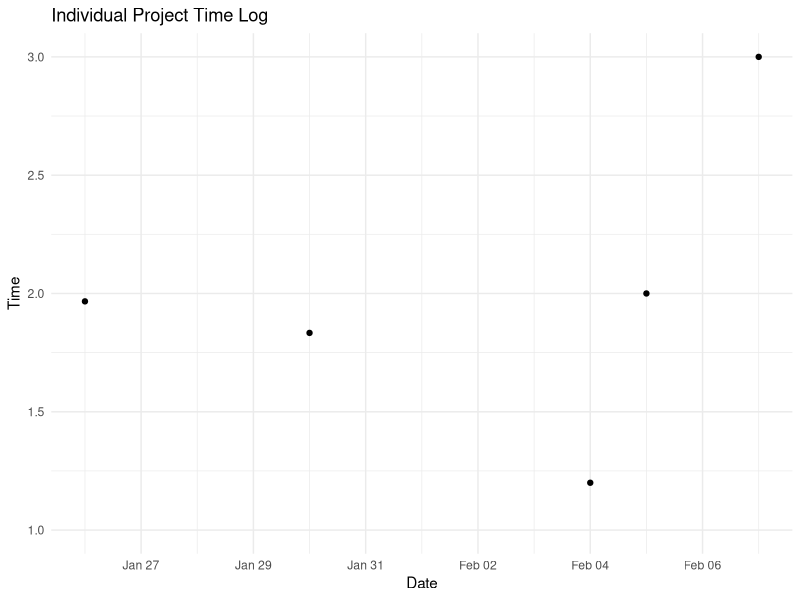
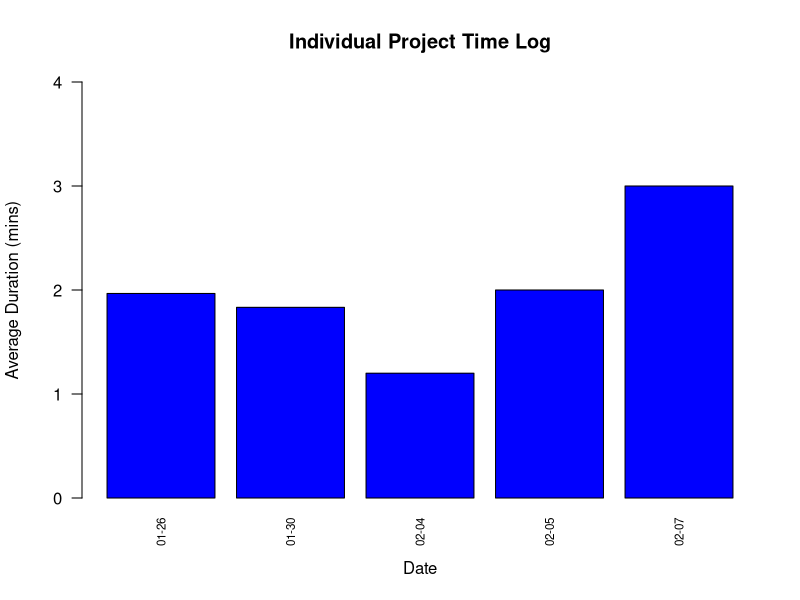

Reproduce these figures in R, in order.
# Load necessary libraries
library(dplyr)
library(lubridate)
library(ggplot2)

# Load the data
data <- read.csv("time_logs.csv")

# Split the 'TIME' column into 'Start' and 'End', assuming 'TIME' format is "2024-01-26 8:30PM - 10:28PM"
data <- data %>%
  mutate(StartTime = gsub(" - .*", "", TIME),
         EndTime = gsub(".*- ", "", TIME),
         Date = as.Date(StartTime, format="%m-%d-%Y"))

# Convert 'StartTime' and 'EndTime' to POSIXct, assuming they are in the same day
data <- data %>%
  mutate(StartTime = mdy_hm(paste(StartTime)),
         EndTime = mdy_hm(paste(substr(data$Start, 1, 11), EndTime)))

# Calculate the duration in hours or minutes
data <- data %>%
  mutate(Duration = as.numeric(difftime(EndTime, StartTime, units="hours")))  # Or use 'mins' for minutes

# View the modified data
head(data)
# Plotting the start times
ggplot(data, aes(x=Date, y=Duration)) +  # Replace 'Value' with the actual value column name
  geom_point() +  # Or geom_line() if you want to connect the points
  labs(title="Individual Project Time Log", x="Date", y="Time") +
  theme_minimal()
# Assuming 'data' is your DataFrame and it has been loaded previously
# Aggregate data to calculate average duration per week
aggregate_data <- aggregate(Duration ~ Date, data, mean, na.rm = TRUE)
# Create a bar plot
aggregate_data$FormattedDate <- format(aggregate_data$Date, "%m-%d")
y_max <- 4  # Adds 10% padding to the max value for better display
barplot(aggregate_data$Duration,
        names.arg = aggregate_data$FormattedDate,
        col = "blue",
        main = "Individual Project Time Log",
        xlab = "Date",
        ylab = "Average Duration (mins)",
        ylim = c(0, y_max),  # Adjust y-axis limits
        las = 2,  # Makes the axis labels perpendicular to the axis
        cex.names = 0.7)  # Adjusts the size of the week labels
